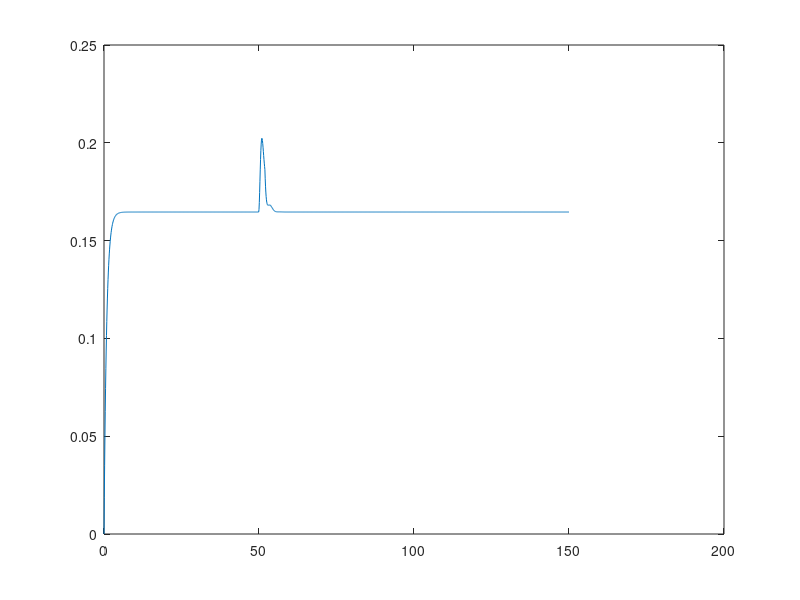
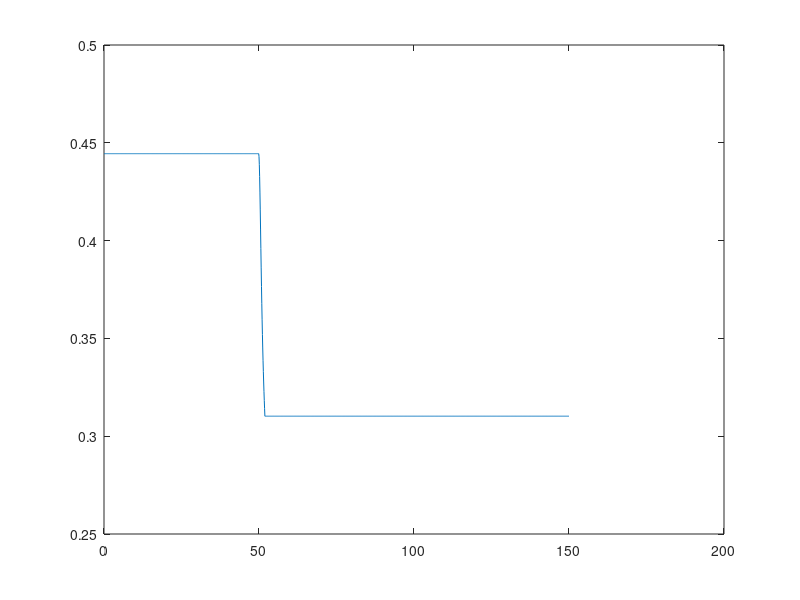

The MATLAB source for these figures, in order:
clc;
clearvars;
close all

%%
d = 4; %dimension of the annihilation and creation operator
J = 1;
W = rand(1,2);
gamma = 1;
P = 0.2; %Incohernet pumping
swtich_H_I = 1;

dt = 0.1;
T = 0:dt:150;

a = diag(sqrt(1:d-1),1); %annihilation operator
I_a = eye(d);
I_b = eye(2);
sig_z = [1,0;0,-1];
sig_m = [0,0;1,0];
sig_p = [0,1;0,0];
gs = [0;1]; %Ground state
es = [1;0]; %Excited state


b1 = kron(sig_m, kron(I_b, I_a));
b2 = kron(I_b, kron(sig_m, I_a));
A = kron(I_b, kron(I_b,a));
% a2 = kron(I_b, a);

H_R = J*(b1'*b2 + b2'*b1);
H_I = W(1)*(A'*b1 + b1'*A) + W(2)*(A'*b2 + b2'*A );


% b11 = kron
psi = kron(gs,gs); %reservoir 1 : excited, reservoir 2 : ground
Rho_b = psi*psi';



%psi = [0;0;0;0.1];


%Thermal state
nth = 0.5;
Rho_th = 0;

for i=0:d-1
    Rho_th = Rho_th+(nth^i/(1+nth)^(i+1))*I_a(:,i+1)*I_a(:,i+1)';
    % Rho_th = Rho_th + (nth/(1+nth))^i * I_a(:,i+1)*I_a(:,i+1)';
end

for i=0:d-1
    Pn_th(i+1) = I_a(:,i+1)'*Rho_th*I_a(:,i+1);
end

% figure()
% bar(0:d-1, Pn_th, 'r')

% rho = kron(Rho_th, Rho_b);
rho = kron(Rho_b, Rho_th);
trace(rho*b1'*b1)
% trace(Rho_th) %should be 1
% trace(Rho_th*a'*a) %should be n_th
% trace(rho) %should be 1
% trace()

%%
tau = 20;
for t=1:length(T)
    % Pe(t) = kron(es, If(:,1))'*rho*kron(es, If(:,1));
    % correlation(t) = trace(rho*A'*A'*A*A)/trace(rho*A'*A)^2;
    n1(t) = trace(rho*b1'*b1);
    n2(t) = trace(rho*b2'*b2);
    n_a(t) = trace(rho*A'*A); %this should be constant when u add cascade coupling term

    H = H_R + swtich_H_I * H_I.*(t>=500).*(t<500+tau);
    K1 = -1i*(H*rho - rho*H) + gamma/2*(2*b1*rho*b1' - rho*b1'*b1 - b1'*b1*rho) ...
                             + gamma/2*(2*b2*rho*b2' - rho*b2'*b2 - b2'*b2*rho) ...
                             + P/2*(2*b1'*rho*b1 - rho*b1*b1' - b1*b1'*rho)...
                             + P/2*(2*b2'*rho*b2 - rho*b2*b2' - b2*b2'*rho);
    rho1 = rho + 0.5*dt*K1;
    K2 = -1i*(H*rho1 - rho1*H) + gamma/2*(2*b1*rho1*b1' - rho1*b1'*b1 - b1'*b1*rho1) ...
                               + gamma/2*(2*b2*rho1*b2' - rho1*b2'*b2 - b2'*b2*rho1) ...
                               + P/2*(2*b1'*rho1*b1 - rho1*b1*b1' - b1*b1'*rho1) ...
                               + P/2*(2*b2'*rho1*b2 - rho1*b2*b2' - b2*b2'*rho1);
    rho2 = rho + 0.5*dt*K2;
    K3 = -1i*(H*rho2 - rho2*H)+ gamma/2*(2*b1*rho2*b1' - rho2*b1'*b1 - b1'*b1*rho2) ...
                              + gamma/2*(2*b2*rho2*b2' - rho2*b2'*b2 - b2'*b2*rho2) ...
                              + P/2*(2*b1'*rho2*b1 - rho2*b1*b1' - b1*b1'*rho2) ...
                              + P/2*(2*b2'*rho2*b2 - rho2*b2*b2' - b2*b2'*rho2);
    rho3 = rho + dt*K3;
    K4 = -1i*(H*rho3 - rho3*H) + gamma/2*(2*b1*rho3*b1' - rho3*b1'*b1 - b1'*b1*rho3) ...
                               + gamma/2*(2*b2*rho3*b2' - rho3*b2'*b2 - b2'*b2*rho3) ...
                               + P/2*(2*b1'*rho3*b1 - rho3*b1*b1' - b1*b1'*rho3) ...
                               + P/2*(2*b2'*rho3*b2 - rho3*b2*b2' - b2*b2'*rho3);

    rho = rho + 1/6*dt*(K1+2*K2+2*K3+K4);
end


figure()
plot(T,abs(n1))
hold on
% plot(T,abs(n2))

figure()
plot(T,abs(n_a))
